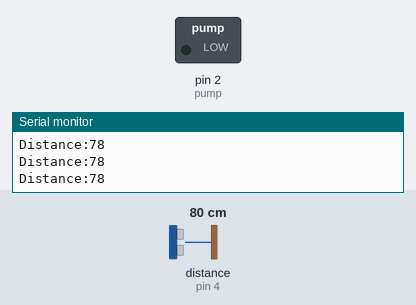
Bench run of a sketch on a simulated Arduino Uno, built with avr-gcc and run on an emulated ATmega328P. On the bench: switched loads named in the sketch (green lamp = pin HIGH), the last lines printed to the serial monitor. Wiring (inferred from the names in the program): ultrasonic range finder: trigger pin 3; echo pin 4. Inputs (shaded band) come from the test bench; at power-on: distance to the obstacle (sensor on pin 4) 80 cm. The echo pulse lasts 58.3 µs per cm; pins used as bus, display or sensor lines are not drawn.

Above: at 1.2 s.
1.3 s: distance to the obstacle (sensor on pin 4) set to 18 cm
2.8 s: distance to the obstacle (sensor on pin 4) set to 14 cm
At 3.4 s:
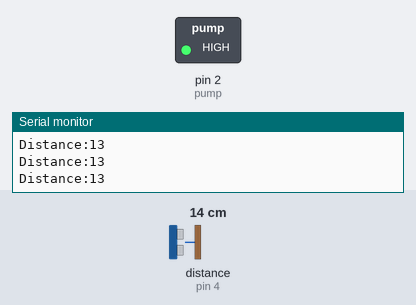
4.3 s: distance to the obstacle (sensor on pin 4) set to 35 cm
At 4.6 s:
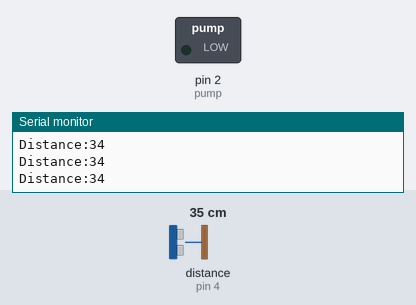
7.3 s: distance to the obstacle (sensor on pin 4) set to 2 cm
At 8.1 s:
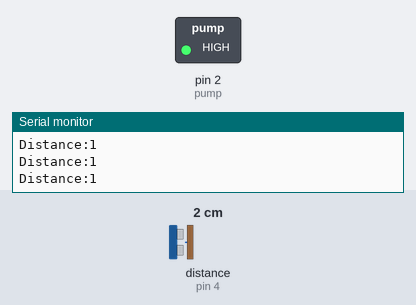
Timing chart, 0 to 10.3 s (numbered marks = the images above; inputs shaded):
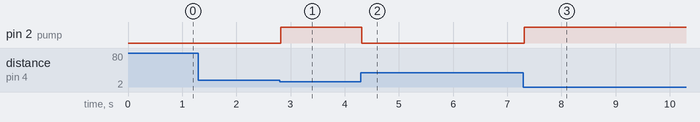

The sketch:

itizer-dispenser-with-ultrasonic-sensor-and-arduino-uno-with.ino
```cpp
//Sanitizer-dispenser-with-ultrasonic-sensor-and-arduino-uno-with-pump
//Using a Arduino Nano|ultrasonic-sensor|pump
//This is unlikely to be of much use in a practical applications
//ID OF USER: Rakeshtsg
//INTERFACE: Arduino
//You need to install the required libraries before uploading the code.
int pump=2;
int trig_Pin=3;
int echo_Pin=4;
long Time;
int distance;
void setup() {
Serial.begin(9600);
pinMode(trig_Pin,OUTPUT);
pinMode(echo_Pin,INPUT);
pinMode(pump,OUTPUT);
}
void loop() {
digitalWrite(trig_Pin,LOW);
delayMicroseconds(2);
digitalWrite(trig_Pin,HIGH);
delayMicroseconds(10);
digitalWrite(trig_Pin,LOW);
Time=pulseIn(echo_Pin,HIGH);
distance=Time*0.034/2;
Serial.print("Distance:");
Serial.println(distance);
if(distance<15)
{
  digitalWrite(pump,HIGH);
}
else
{
  digitalWrite(pump,LOW);
}
}
```

Measured:
- the behaviour switches between 16 and 15 cm on distance to the obstacle (sensor on pin 4) (found by bisection; images 0 and 1)
- after the input at 2.8 s, pin 2 (pump): LOW → HIGH at once
- after the input at 4.3 s, pin 2 (pump): HIGH → LOW at once
- after the input at 7.3 s, pin 2 (pump): LOW → HIGH at once
